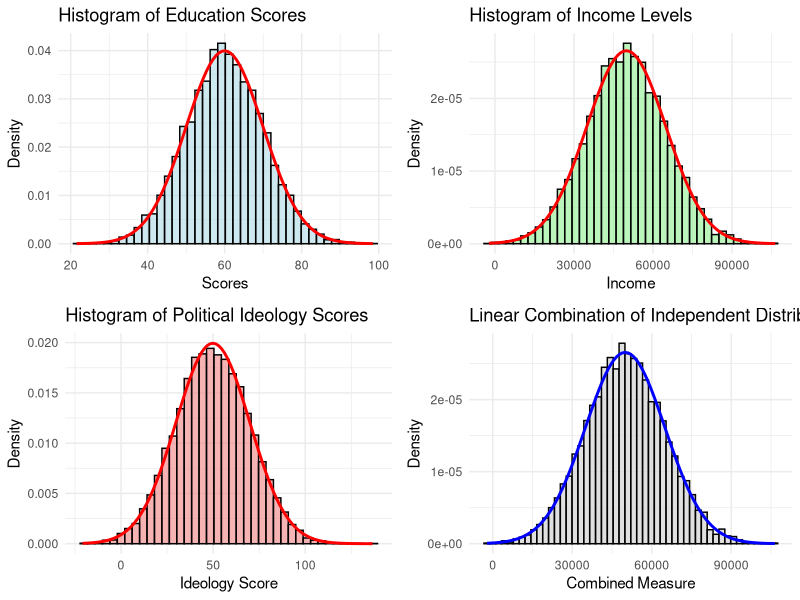

This figure's R source:
# Load necessary library
library(ggplot2)
library(gridExtra)

# Set the seed for reproducibility
set.seed(123)

# Generate independent normal distributions representing social science measures
n <- 10000  # Sample size
education_scores <- rnorm(n, mean = 60, sd = 10)  # Education test scores (mean=60, sd=10)
income_levels <- rnorm(n, mean = 50000, sd = 15000)  # Income levels (mean=50000, sd=15000)
political_ideology <- rnorm(n, mean = 50, sd = 20)  # Political ideology scale (mean=50, sd=20)

# Compute the linear combination
combined_measure <-  education_scores + 
   income_levels + 
   political_ideology

# Visualization 1: Histograms of the Independent Normal Distributions
p1 <- ggplot(data.frame(education_scores), aes(x = education_scores)) +
  geom_histogram(aes(y = ..density..), bins = 40, fill = "lightblue", color = "black", alpha = 0.6) +
  stat_function(fun = dnorm, args = list(mean = mean(education_scores), sd = sd(education_scores)), color = "red", size = 1) +
  labs(title = "Histogram of Education Scores", x = "Scores", y = "Density") +
  theme_minimal()

p2 <- ggplot(data.frame(income_levels), aes(x = income_levels)) +
  geom_histogram(aes(y = ..density..), bins = 40, fill = "lightgreen", color = "black", alpha = 0.6) +
  stat_function(fun = dnorm, args = list(mean = mean(income_levels), sd = sd(income_levels)), color = "red", size = 1) +
  labs(title = "Histogram of Income Levels", x = "Income", y = "Density") +
  theme_minimal()

p3 <- ggplot(data.frame(political_ideology), aes(x = political_ideology)) +
  geom_histogram(aes(y = ..density..), bins = 40, fill = "lightcoral", color = "black", alpha = 0.6) +
  stat_function(fun = dnorm, args = list(mean = mean(political_ideology), sd = sd(political_ideology)), color = "red", size = 1) +
  labs(title = "Histogram of Political Ideology Scores", x = "Ideology Score", y = "Density") +
  theme_minimal()

# Visualization 2: Linear Combination Resulting in a Normal Distribution
p4 <- ggplot(data.frame(combined_measure), aes(x = combined_measure)) +
  geom_histogram(aes(y = ..density..), bins = 50, fill = "lightgray", color = "black", alpha = 0.7) +
  stat_function(fun = dnorm, args = list(mean = mean(combined_measure), sd = sd(combined_measure)), color = "blue", size = 1) +
  labs(title = "Linear Combination of Independent Distributions", x = "Combined Measure", y = "Density") +
  theme_minimal()

# Visualization 3: Density Plot of All Distributions
p5 <- ggplot() +
  geom_density(data = data.frame(education_scores), aes(x = education_scores, color = "Education Scores"), size = 1) +
  geom_density(data = data.frame(income_levels), aes(x = income_levels, color = "Income Levels"), size = 1) +
  geom_density(data = data.frame(political_ideology), aes(x = political_ideology, color = "Political Ideology Scores"), size = 1) +
  geom_density(data = data.frame(combined_measure), aes(x = combined_measure, color = "Combined Measure"), size = 1.5, linetype = "dashed") +
  scale_color_manual(values = c("Education Scores" = "blue", "Income Levels" = "green", 
                                "Political Ideology Scores" = "red", "Combined Measure" = "black")) +
  labs(title = "Density Plot of Individual Distributions and Combined Measure",
       x = "Value", y = "Density", color = "Distributions") +
  theme_minimal()

# Arrange the plots
grid.arrange(p1, p2, p3, p4, ncol = 2)
